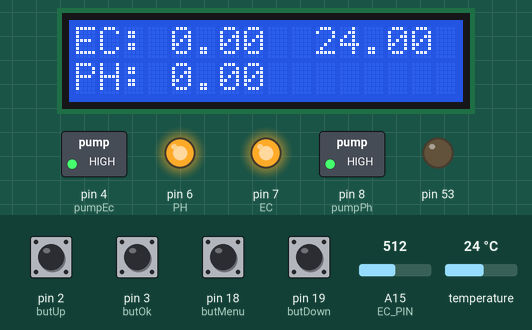
Bench run of a sketch on a simulated Arduino Mega 2560, built with avr-gcc and run on an emulated ATmega2560. Parts: 16×2 character LCD, switched loads named in the sketch (green lamp = pin HIGH), output pins drawn as LEDs (lit = HIGH). The test bench sets the inputs (shaded band); at power-on: pin 2 (butUp), pin 3 (butOk), pin 18 (butMenu), pin 19 (butDown) LOW, temperature 24 °C, A15 (EC_PIN) = 512. Storage starts empty; what the sketch prints to the serial monitor is not drawn.

Above: at 2.4 s.
2.5 s: temperature set to 12 °C
At 3.2 s:
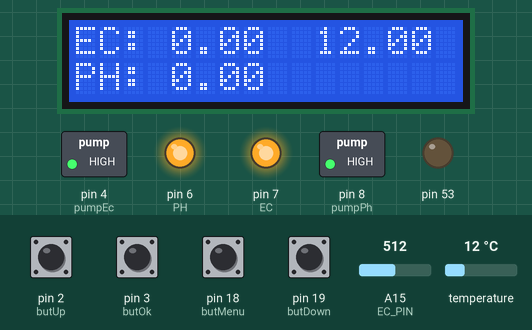
4.1 s: temperature set to 19 °C
At 4.6 s:
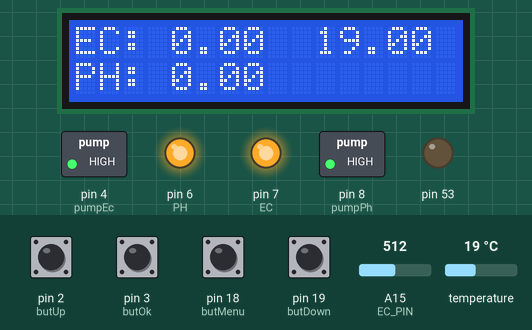
8.5 s: temperature set to 28 °C
At 12.4 s:
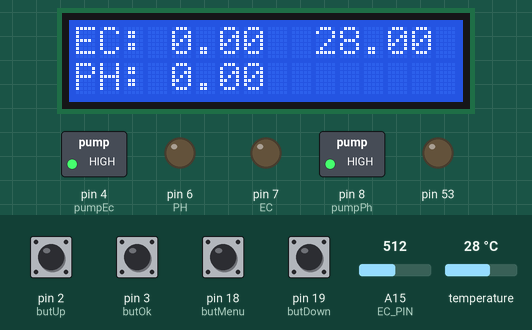
12.9 s: pin 18 (butMenu) pulsed HIGH 2 times (0.12 s each, 0.3 s apart)
At 14.5 s:
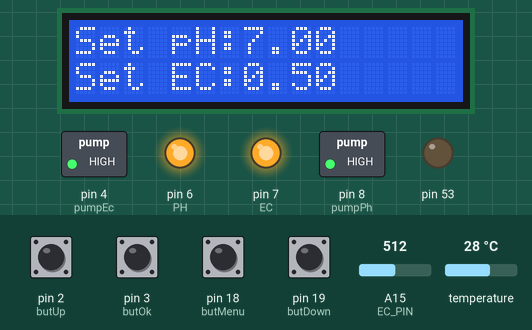
15.0 s: pin 2 (butUp) pulled HIGH for 0.15 s
19.6 s: pin 3 (butOk) pulled HIGH for 0.15 s
At 20.6 s:
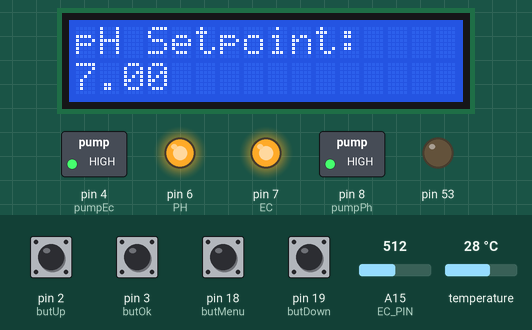
Timing chart, 0 to 22.2 s (numbered marks = the images above; inputs shaded):
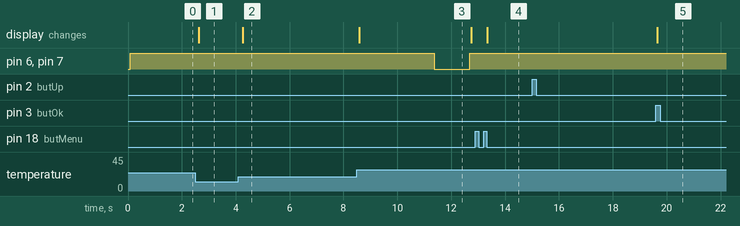

The sketch:

Menu_AutoNutri.ino
```cpp
#include "DFRobot_PH.h"
#include "DFRobot_EC.h"

#include <LiquidCrystal_I2C.h>
#include <LiquidMenu.h>

#include <EEPROM.h>
#include "uRTCLib.h"
#include <OneWire.h>
#include <Wire.h>
#include <SD.h>

//*** Setup ***///

#define PH_PIN A14
#define EC_PIN A15
#define T_PIN 10
#define pumpEc 4
#define pumpPh 8
#define butMenu 18
#define butOk 3
#define butUp 2
#define butDown 19
#define pumptime 3000

bool isFirst = true;
float ecArray[20];
float phArray[20];
bool changed = 0;
int screenState = 0;
int lineState = 0;
unsigned long lastInterrupt;
float  voltagePH,voltageEC,phValue,ecValue,temperature = 0.0;
static unsigned long timepoint;
float  phSetpoint= 7.0;
float ecSetpoint = 0.5 ;
int pumpTime = 2000;
unsigned long sdCurrentMillis,sdPreviousMillis;
bool sdState = LOW;
bool stateRead = 0;
OneWire ds(T_PIN);
//****Screen and Menu Setting****//
//
uRTCLib RTC(0x68);

DFRobot_PH ph;
DFRobot_EC ec;
float average (float * array, float newValue)  // assuming array is int.
{
  float sum = 0.0 ;  // sum will be larger than an item, long for safety.
  for (int i = 0; i < 9 ;i++){
    array[i] = array[i+1];
  }
  array[9] = newValue;
  for (int i = 0 ; i < 10 ; i++){
    sum += array[i] ;
  }
  return   sum/10.0;  // average will be fractional, so float may be appropriate.
}
float getTemp(){
  //returns the temperature from one DS18S20 in DEG Celsius

  byte data[12];
  byte addr[8];

  if ( !ds.search(addr)) {
      //no more sensors on chain, reset search
      ds.reset_search();
      return -1000;
  }

  if ( OneWire::crc8( addr, 7) != addr[7]) {
      Serial.println("CRC is not valid!");
      return -1000;
  }

  if ( addr[0] != 0x10 && addr[0] != 0x28) {
      Serial.print("Device is not recognized");
      return -1000;
  }

  ds.reset();
  ds.select(addr);
  ds.write(0x44,1); // start conversion, with parasite power on at the end

  byte present = ds.reset();
  ds.select(addr);
  ds.write(0xBE); // Read Scratchpad


  for (int i = 0; i < 9; i++) { // we need 9 bytes
    data[i] = ds.read();
  }

  ds.reset_search();

  byte MSB = data[1];
  byte LSB = data[0];

  float tempRead = ((MSB << 8) | LSB); //using two's compliment
  float TemperatureSum = tempRead / 16;

  return TemperatureSum;

}
float readTemperature()
{
  //add your code here to get the temperature from your temperature sensor
  float temperature = getTemp();
  return temperature;
}

float readEcph(){

    if(millis()-timepoint > 10000)  //time interval: 1s
    {
      if (stateRead == 0){
        digitalWrite(7,LOW);
        digitalWrite(6,LOW);
        delay(100);
        int i = 0;
        while(i<10){
        voltageEC = analogRead(EC_PIN)/1024.0*5000;  // read the voltage
        temperature = readTemperature();  // read your temperature sensor to execute temperature compensation
        if(ec.readEC(voltageEC,temperature)>=0.05){
          ecValue = average(ecArray,ec.readEC(voltageEC,temperature))+0.23;
        }
        else{
          ecValue = average(ecArray,ec.readEC(voltageEC,temperature));
        }

        Serial.print(ec.readEC(voltageEC,temperature));
        Serial.print(" ");
        ec.calibration(voltageEC,temperature);
        i++;
        delay(100);
        }
        digitalWrite(7,HIGH);
        digitalWrite(6,HIGH);
        timepoint = millis();
        stateRead = 1;
      }
      else {
        int j = 0;
        while(j< 10){
        voltagePH = analogRead(PH_PIN)/1024.0*5000;
        temperature = readTemperature();
        ph.readPH(voltagePH,temperature); // read the ph voltage

        phValue    = average(phArray,ph.readPH(voltagePH,temperature))+0.25;

        Serial.print(phValue);
        Serial.println(" ");
    // convert voltage to pH with temperature compensation
        ph.calibration(voltagePH,temperature);
        j++;
        delay(100);
      }
        timepoint = millis();
        stateRead = 0;
        }
    }
}


LiquidCrystal_I2C lcd(0x27, 16, 2); //Setting with Pin LCD

LiquidLine welcome_1(1, 0, "Nutri Auto 1.0");
LiquidLine welcome_2(5,1, "Welcome");
LiquidScreen welcomeScreen(welcome_1,welcome_2);
LiquidLine notiEc(0,0,"EC: ",ecValue);
LiquidLine notiPh(0,1,"PH: ",phValue);
LiquidLine notiT(10,0,getTemp);
LiquidScreen notiScreen(notiEc,notiPh,notiT);
LiquidLine setupPh(0,0,"Set pH:",phSetpoint);
LiquidLine setupEc(0,1,"Set EC:",ecSetpoint);
LiquidScreen setupScreen(setupPh,setupEc);
LiquidLine setupPhSetpoint1(0,0,"pH Setpoint:");
LiquidLine setupPhSetpoint2(0,1,phSetpoint);
LiquidScreen phsetupScreen(setupPhSetpoint1,setupPhSetpoint2);
LiquidLine setupECSetpoint1(0,0,"EC Setpoint:");
LiquidLine setupECSetpoint2(0,1,ecSetpoint);
LiquidScreen ecsetupScreen(setupECSetpoint1,setupECSetpoint2);
LiquidMenu menu(lcd,notiScreen,setupScreen,phsetupScreen,ecsetupScreen);

//*** Button Setting ***//


void screen_Update(){
  switch (screenState){
    case 1:
      if(changed){
        menu.change_screen(&notiScreen);
        changed = 0;
      }
      break;
    case 2:
      if(changed){
        menu.change_screen(&setupScreen);
        changed = 0;
      }
      break;
    case 3:
      if(changed){
        menu.change_screen(&phsetupScreen);
        changed = 0;
      }
      break;
    case 4:
      if(changed){
        menu.change_screen(&ecsetupScreen);
        changed = 0;
      }
      break;
    case 5:
      if(changed){
        menu.switch_focus(false);
        menu.update();
        lineState = menu.get_focusedLine();
        changed = 0;
      }
      break;
      case 6:
      if(changed){
        menu.switch_focus(true);
        menu.update();
        lineState = menu.get_focusedLine();
        changed = 0;
      }
      break;
      case 7:
        if(changed){
          phSetpoint = phSetpoint + 0.1;
          menu.update();
          changed = 0;
        }
      break;
      case 8:
        if(changed){
          phSetpoint = phSetpoint - 0.1;
          menu.update();
          changed = 0;
        }
      break;
      case 9:
        if(changed){
          ecSetpoint = ecSetpoint+ 0.05;
          menu.update();
          changed = 0;
        }
      break;
      case 10:
        if(changed){
          ecSetpoint = ecSetpoint- 0.05;
          menu.update();
          changed = 0;
        }
      break;

  }
}

void interruptMenu(){
  if(millis() - lastInterrupt > 30 && isFirst) // we set a 10ms no-interrupts window
    {
      isFirst = false;
    }
    else
    {
      lastInterrupt = millis();
    screenState = 2;
    changed = 1;
    }
}
void interruptOk(){
  if(millis() - lastInterrupt > 30){
    if(screenState == 5 || screenState == 6){
      if (screenState == 5){
        screenState = 3;
        changed = 1;
      }
      if(screenState == 6){
        screenState = 4;
        changed = 1;
      }
    }
    if(screenState == 7 || screenState == 8 ||screenState == 9 ||screenState == 10 ){
      screenState = 1;
      changed =1;
    }
  }
}
void interruptUp(){
  if(millis() - lastInterrupt > 30){
    if(screenState == 2|| screenState == 5 || screenState == 6){
      screenState = 5;
      changed = 1;
    }

    if(screenState == 3||screenState == 7||screenState == 8){
      screenState == 7;
      changed =1;
    }
    if(screenState == 4||screenState == 9||screenState == 10){
      screenState = 9;
      changed =1;
    }
  }
}
void interruptDown(){
  if(millis() - lastInterrupt > 30){
    if(screenState == 2 || screenState == 5 || screenState == 6){
      screenState = 6;
      changed =1;
    }
    if(screenState == 3||screenState == 7||screenState == 8){
      screenState = 8;
      changed = 1;
    }
    if(screenState == 4 ||screenState == 9||screenState == 10){
      screenState = 10;
      changed =1;
    }
  }
}

void setup()
{
    Serial.begin(115200);
    ph.begin();
    ec.begin();
    SDSetup();
    pinMode(4,OUTPUT);  //EC1
    pinMode(8,OUTPUT);  //EC2
    pinMode(6,OUTPUT);  //PH
    pinMode(7,OUTPUT);  //EC
    pinMode(9,INPUT);
    lcd.init();
    lcd.backlight();
    pinMode(butMenu, INPUT);
    pinMode(butOk,INPUT);
    pinMode(butUp,INPUT);
    pinMode(butDown,INPUT);
    digitalWrite(7,HIGH);
    digitalWrite(4,HIGH);
    digitalWrite(8,HIGH);
    digitalWrite(6,HIGH);
    menu.init();
    menu.add_screen(welcomeScreen);
    menu.add_screen(notiScreen);
    menu.add_screen(setupScreen);
    menu.add_screen(phsetupScreen);
    menu.add_screen(ecsetupScreen);
    menu.change_screen(&welcomeScreen);
    menu.change_screen(&notiScreen);
    menu.update();
    attachInterrupt(digitalPinToInterrupt(butMenu),interruptMenu, RISING);
    attachInterrupt(digitalPinToInterrupt(butOk),interruptOk, RISING);
    attachInterrupt(digitalPinToInterrupt(butUp),interruptUp, RISING);
    attachInterrupt(digitalPinToInterrupt(butDown),interruptDown, RISING);


    delay(1000);

    int i = 0;
    for (i = 0; i < 20; i++)
    {
      ecArray[i] = 0.0;
      phArray[i] = 0.0;
    }

    timepoint = millis();
}

void loop()
{
  readEcph();
  screen_Update();
  menu.update();

  controlEc();
//  SDLoop();
  delay(100);
}
//************* Pump Control******************//

void controlEc(){
Serial.print(ecValue);
Serial.print(" ");
  Serial.print(ecSetpoint);
  Serial.println(" ");
 if (ecValue <= (ecSetpoint)&& ecValue >=0.25){
    digitalWrite(pumpEc,LOW);
 }
 else{

   digitalWrite(pumpEc,HIGH);
   controlPh();
 }
}
void controlPh(){
  Serial.print(phValue);
  Serial.print(" ");
  Serial.print(phSetpoint);
  Serial.println(" ");
 if (phValue >= (phSetpoint)){
     digitalWrite(pumpPh,LOW);
     Serial.println("?");

 }
 else {
     digitalWrite(pumpPh,HIGH);
     Serial.println("????");
 }


}

//************* Read Sensor ******************//


//************** SD Card ***************//
//
void SDSetup()
{
    pinMode(53, OUTPUT);

    if (!SD.begin(53))
    {
        return;
    }
}

void SDLoop()
{
    unsigned long sdCurrentMillis = millis();
    if (sdCurrentMillis - sdPreviousMillis > 3000)
    {
        sdPreviousMillis = sdCurrentMillis;
        if (sdState == LOW)
        {
            sdState = HIGH;
            File dataFile = SD.open("datalog.csv", FILE_WRITE);

            if (dataFile)
            {
//                DateTime now = RTC.now();
                dataFile.print(RTC.day(), DEC);
                dataFile.print('/');
                dataFile.print(RTC.month(), DEC);
                dataFile.print('/');
                dataFile.print(RTC.year(), DEC);
                dataFile.print(' ');
                dataFile.print(RTC.hour(), DEC);
                dataFile.print(':');
                dataFile.print(RTC.minute(), DEC);
                dataFile.print(':');
                dataFile.print(RTC.second(), DEC);
                dataFile.print(", ");
                dataFile.print(phValue);
                dataFile.print(", ");
                dataFile.print(ecValue);
                dataFile.print(", ");
                dataFile.print(temperature);
                dataFile.println();
                dataFile.close();
            }
        }
        else
        {
            sdState = LOW;
        }
    }
}
```

Measured:
- after the input at 2.5 s, the display: changes after 0.12 s (image 1)
- after the input at 4.1 s, the display: changes after 0.16 s (image 2)
- after the input at 8.5 s, the display: changes after 0.08 s (image 3)
- after the input at 12.9 s, the display: changes after 0.44 s (image 4)
- after the input at 15.0 s, every drawn part: stays the same
- after the input at 19.6 s, the display: changes at once (image 5)
- what the display in image 3 shows lasts 4.1 s, from 8.6 s to 12.7 s
